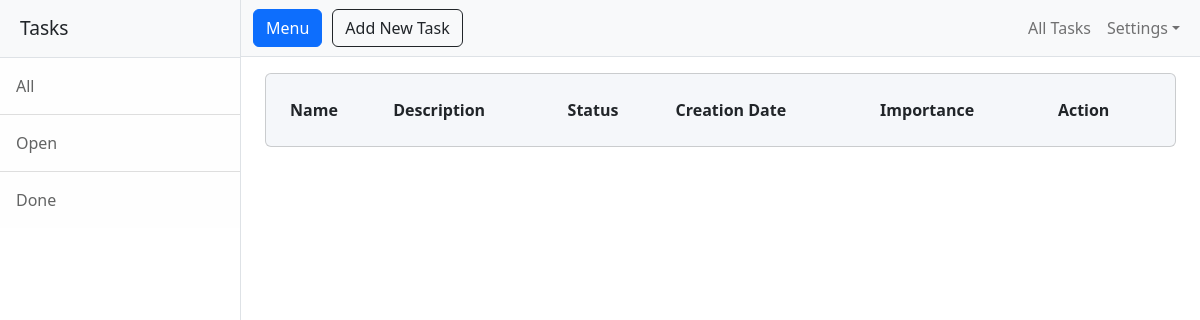
Page /all-done-tasks on the earlier database version.
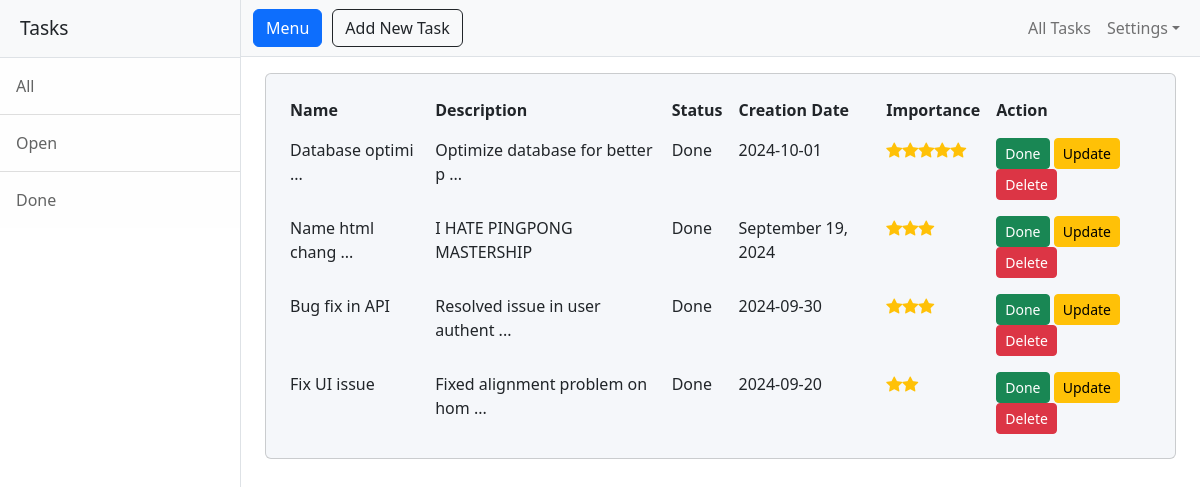
Same page on the later database version.
### models.py (models this page shows)
class Task(db.Model):
    __tablename = "tasks"
    id: Mapped[int] = mapped_column(Integer, primary_key=True)
    name: Mapped[str] = mapped_column(String(250), unique=True, nullable=False)
    importance: Mapped[int] = mapped_column(Integer, nullable=False)
    description: Mapped[str] = mapped_column(String(250), nullable=True)
    status: Mapped[str] = mapped_column(String(250), nullable=False)
    date: Mapped[str] = mapped_column(String(250), nullable=False)

### views.py (the view)
@views.route('/all-done-tasks')
def get_all_done_tasks():
    result = db.session.execute(
        db.select(Task).order_by(Task.importance.desc())
    )
    tasks = result.scalars().all()
    return render_template("all-done-tasks.html", all_tasks=tasks)

### templates/all-done-tasks.html (shortened to what this page needs)
{% include "header.html" %}
<div>
    <div>
        <div class="container-fluid mt-3">
            <div class="mask d-flex align-items-center h-100">
                <div class="container d-flex justify-content-center">
                    <div class="card shadow-2-strong w-100" style="background-color: #f5f7fa;">
                        <div class="card-body">
                            <div class="table-responsive">
                                <table class="table table-borderless mb-0">
                                    <thead>
                                    <tr>
                                        <th scope="col">Name</th>
                                        <th scope="col">Description</th>
                                        <th scope="col">Status</th>
                                        <th scope="col">Creation Date</th>
                                        <th scope="col">Importance</th>
                                        <th scope="col">Action</th>
                                    </tr>
                                    </thead>
                                    <tbody>
                                    {% for task in all_tasks %}
                                        {% if task.status == "Done" %}
                                            <tr>
                                                <td>
                                                <span title="{{ task.name }}">
                                                    {{ task.name[:15] }}{% if task.name|length > 15 %}
                                                        ...{% endif %}
                                                </span>
                                                </td>
                                                <td>
                                                  <span title="{{ task.description }}">
                                                    {{ task.description[:30] }}{% if task.description|length > 30 %}
                                                        ...{% endif %}
                                                  </span>
                                                </td>
                                                <td>{{ task.status }}</td>
                                                <td>{{ task.date }}</td>
                                                <td>
                                                    <div class="star-rating-list">
                                                        {% for _ in range(task.importance) %}
                                                            <i class="bi bi-star-fill"></i>
                                                        {% endfor %}
                                                    </div>
                                                </td>
                                                <td>
                                                    <a class="class= btn btn-sm btn-success"
                                                       href="{{ url_for('views.update_tasks_done', task_id=task.id) }}">Done</a>
                                                    <a class="class= btn btn-sm btn-warning"
                                                       href="{{ url_for('views.update_tasks', task_id=task.id) }}">Update</a>
                                                    <a class="class= btn btn-sm btn-danger"
                                                       href="{{ url_for('views.delete_task', task_id=task.id) }}">Delete</a>
                                                </td>
                                            </tr>
                                        {% endif %}
                                    {% endfor %}
                                    </tbody>
                                </table>
                            </div>
                        </div>
                    </div>
                </div>
            </div>
        </div>
    </div>
</div>
{% include "footer.html" %}

Differences in the rows shown:
added Task: name "Database optimi", description "Optimize database for better p", status "Done", date "2024-10-01", importance 5 (drawn)
now on this page (row edited): Task: name "Name html chang", description "I HATE PINGPONG MASTERSHIP", status "Done", date "September 19, 2024", importance 3 (drawn)
added Task: name "Bug fix in API", description "Resolved issue in user authent", status "Done", date "2024-09-30", importance 3 (drawn)
added Task: name "Fix UI issue", description "Fixed alignment problem on hom", status "Done", date "2024-09-20", importance 2 (drawn)
